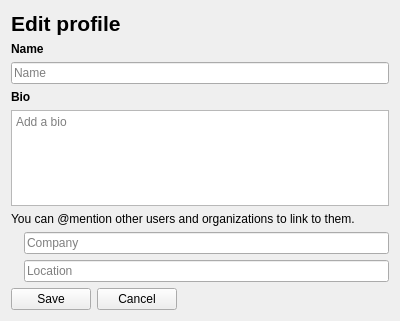
<?xml version="1.0" encoding="UTF-8"?>
<ui version="4.0">
    <class>EditProfile</class>
    <widget class="QWidget" name="EditProfile">
        <property name="geometry">
            <rect>
                <x>0</x>
                <y>0</y>
                <width>400</width>
                <height>321</height>
            </rect>
        </property>
        <property name="windowTitle">
            <string>Form</string>
        </property>
        <layout class="QVBoxLayout" name="verticalLayout">
            <item>
                <widget class="QLabel" name="label">
                    <property name="font">
                        <font>
                            <pointsize>16</pointsize>
                            <bold>true</bold>
                        </font>
                    </property>
                    <property name="text">
                        <string>Edit profile</string>
                    </property>
                </widget>
            </item>
            <item>
                <widget class="QLabel" name="label_2">
                    <property name="font">
                        <font>
                            <bold>true</bold>
                        </font>
                    </property>
                    <property name="text">
                        <string>Name</string>
                    </property>
                </widget>
            </item>
            <item>
                <widget class="QLineEdit" name="nameLineEdit">
                    <property name="placeholderText">
                        <string>Name</string>
                    </property>
                </widget>
            </item>
            <item>
                <widget class="QLabel" name="label_3">
                    <property name="font">
                        <font>
                            <bold>true</bold>
                        </font>
                    </property>
                    <property name="text">
                        <string>Bio</string>
                    </property>
                </widget>
            </item>
            <item>
                <widget class="QTextEdit" name="bioTextEdit">
                    <property name="placeholderText">
                        <string>Add a bio</string>
                    </property>
                </widget>
            </item>
            <item>
                <widget class="QLabel" name="label_4">
                    <property name="text">
                        <string>You can @mention other users and organizations to link to them.</string>
                    </property>
                </widget>
            </item>
            <item>
                <layout class="QHBoxLayout" name="horizontalLayout_2">
                    <property name="bottomMargin">
                        <number>0</number>
                    </property>
                    <item>
                        <widget class="QLabel" name="companyLabel">
                            <property name="text">
                                <string/>
                            </property>
                        </widget>
                    </item>
                    <item>
                        <widget class="QLineEdit" name="companyLineEdit">
                            <property name="placeholderText">
                                <string>Company</string>
                            </property>
                        </widget>
                    </item>
                </layout>
            </item>
            <item>
                <layout class="QHBoxLayout" name="horizontalLayout_3">
                    <property name="bottomMargin">
                        <number>0</number>
                    </property>
                    <item>
                        <widget class="QLabel" name="locationLabel">
                            <property name="text">
                                <string/>
                            </property>
                        </widget>
                    </item>
                    <item>
                        <widget class="QLineEdit" name="locationLineEdit">
                            <property name="placeholderText">
                                <string>Location</string>
                            </property>
                        </widget>
                    </item>
                </layout>
            </item>
            <item>
                <layout class="QHBoxLayout" name="horizontalLayout_7">
                    <property name="bottomMargin">
                        <number>0</number>
                    </property>
                    <item>
                        <widget class="QPushButton" name="saveButton">
                            <property name="text">
                                <string>Save</string>
                            </property>
                        </widget>
                    </item>
                    <item>
                        <widget class="QPushButton" name="cancelButton">
                            <property name="text">
                                <string>Cancel</string>
                            </property>
                        </widget>
                    </item>
                    <item>
                        <spacer name="horizontalSpacer">
                            <property name="orientation">
                                <enum>Qt::Horizontal</enum>
                            </property>
                            <property name="sizeHint" stdset="0">
                                <size>
                                    <width>40</width>
                                    <height>20</height>
                                </size>
                            </property>
                        </spacer>
                    </item>
                </layout>
            </item>
        </layout>
    </widget>
    <resources/>
    <connections/>
</ui>
